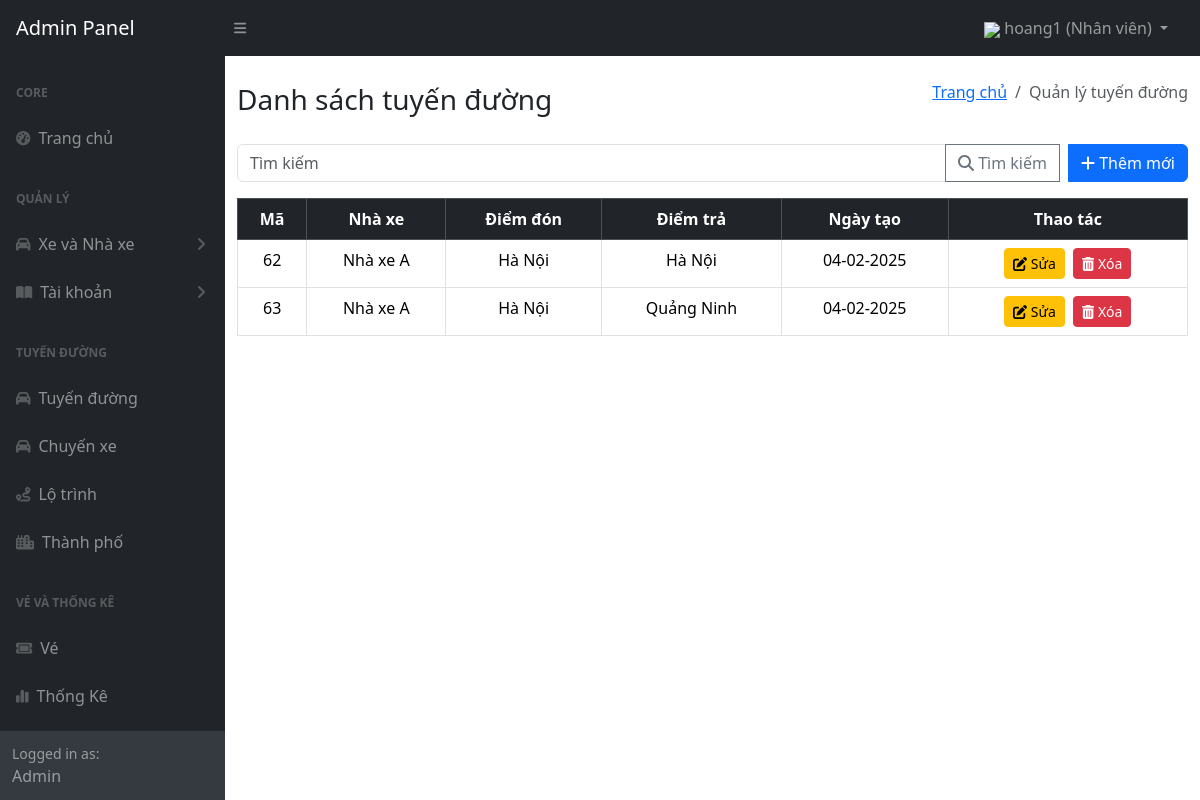
The page /admin/views/route.php (signed in) on the database its author committed.
### tables this page shows
CREATE TABLE `route` (
  `id_route` int(11) NOT NULL,
  `id_c_house` int(11) NOT NULL,
  `id_city_from` int(11) NOT NULL,
  `id_city_to` int(11) NOT NULL,
  `date` date NOT NULL DEFAULT curdate(),
  `price` decimal(10,0) NOT NULL
);

CREATE TABLE `car_house` (
  `id_c_house` int(11) NOT NULL,
  `name_c_house` varchar(255) NOT NULL,
  `address` varchar(255) NOT NULL,
  `phone` int(11) NOT NULL,
  `email` varchar(255) NOT NULL
);

CREATE TABLE `city` (
  `id_city` int(11) NOT NULL,
  `city_name` varchar(255) NOT NULL
);

### admin/module/formart.php (called while the page is built, shortened)
<?php
function formatDay($date)
{
    $timestamp = strtotime($date);
    return date('d-m-Y', $timestamp);
}
?>

### admin/views/route.php (the view, shortened to what this page needs)
<?php include_once 'navbar.php'; ?>
<?php include_once 'slidebar.php'; ?>
<?php include '../module/formart.php'; ?>
<?php
$db = new Database();
$conn = $db->connectBee();
?>
<!DOCTYPE html>
<html lang="en">
<head>
    <link href="https://cdn.jsdelivr.net/npm/bootstrap@5.3.1/dist/css/bootstrap.min.css" rel="stylesheet">
    <link href="https://cdnjs.cloudflare.com/ajax/libs/font-awesome/6.0.0-beta3/css/all.min.css" rel="stylesheet">
</head>
<body>
    <div id="layoutSidenav_content">
        <div class="container mt-4">
            <div class="d-flex justify-content-between align-items-center mb-3">
                <h3>Danh sách tuyến đường</h3>
                <ol class="breadcrumb mb-4">
                    <li class="breadcrumb-item"><a href="index.php">Trang chủ</a></li>
                    <li class="breadcrumb-item active">Quản lý tuyến đường</li>
                </ol>
            </div>
            <div class="input-group mb-3">
                <input type="text" class="form-control w-50" id="searchKeyword" placeholder="Tìm kiếm ">
                <button class="btn btn-outline-secondary" id="btnSearch">
                    <i class="fas fa-search"></i> Tìm kiếm
                </button>
                <button class="btn btn-primary ms-2" id="btnAdd" data-bs-toggle="modal" data-bs-target="#addModal">
                    <i class="fas fa-plus"></i> Thêm mới
                </button>
            </div>
            <div class="text-center">
                <table class="table table-bordered table-hover">
                    <thead class="table-dark">
                        <tr>
                            <th>Mã</th>
                            <th>Nhà xe</th>
                            <th>Điểm đón</th>
                            <th>Điểm trả</th>
                            <th>Ngày tạo</th>
                            <th>Thao tác</th>
                        </tr>
                    </thead>
                    <tbody>
                        <?php
                        $query = "
                                SELECT
                                    t.id_route,
                                    ch.name_c_house AS TenNhaXe,
                                    cf.city_name AS DiemDon,
                                    ct.city_name AS DiemTra,
                                    t.date AS Ngay,
                                    t.id_route AS MaChuyenXe
                                FROM
                                    route t
                                JOIN
                                    car_house ch ON t.id_c_house = ch.id_c_house
                                JOIN
                                    city cf ON t.id_city_from = cf.id_city
                                JOIN
                                    city ct ON t.id_city_to = ct.id_city";
                        $stmt = $conn->prepare($query);
                        if ($stmt) {
                            $stmt->execute();
                            $result = $stmt->get_result();
                            if ($result->num_rows > 0) {
                                while ($row = $result->fetch_assoc()) {
                                    echo "<tr>
                                                <td>{$row['MaChuyenXe']}</td>
                                                <td>{$row['TenNhaXe']}</td>
                                                <td>{$row['DiemDon']}</td>
                                                <td>{$row['DiemTra']}</td>
                                                <td>" . formatDay($row['Ngay']) . "</td>
                                                <td>
                                                    <button class='btn btn-warning btn-sm me-1 btnEdit' data-id='{$row['MaChuyenXe']}'><i class='fas fa-edit'></i> Sửa</button>
                                                    <button class='btn btn-danger btn-sm btnDelete' data-id='{$row['MaChuyenXe']}'><i class='fas fa-trash-alt'></i> Xóa</button>
                                                </td>
                                            </tr>";
                                }
                            } else {
                                echo "<tr><td colspan='7' class='text-center'>Không có dữ liệu</td></tr>";
                            }
                        }
                        ?>
                    </tbody>
                </table>
            </div>
        </div>
    </div>
</body>
</html>

### rows shown on the page
route: id_route "62", id_c_house.name_c_house "Nhà xe A", id_city_from.city_name "Hà Nội", date "04-02-2025"
route: id_route "63", id_c_house.name_c_house "Nhà xe A", id_city_from.city_name "Hà Nội", id_city_to.city_name "Quảng Ninh", date "04-02-2025"

### other values the page prints
$username "hoang1"
$usertype "Nhân viên"
